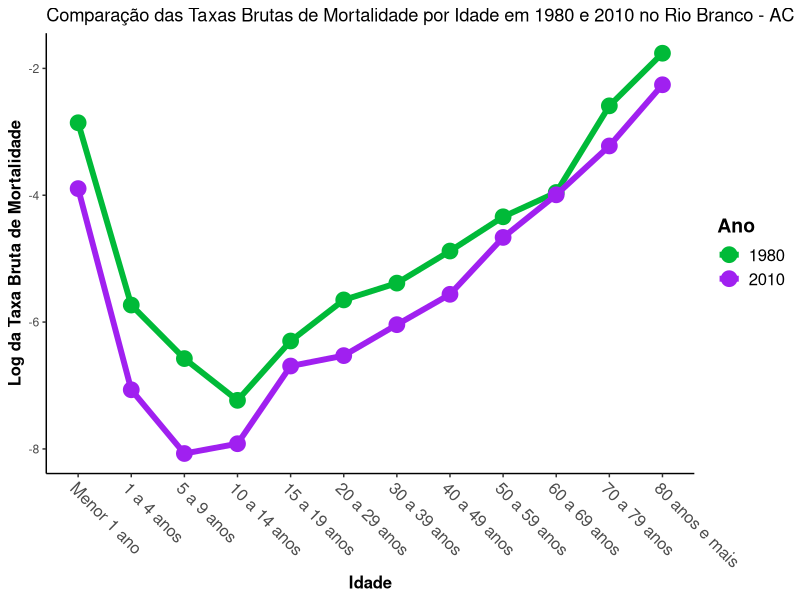
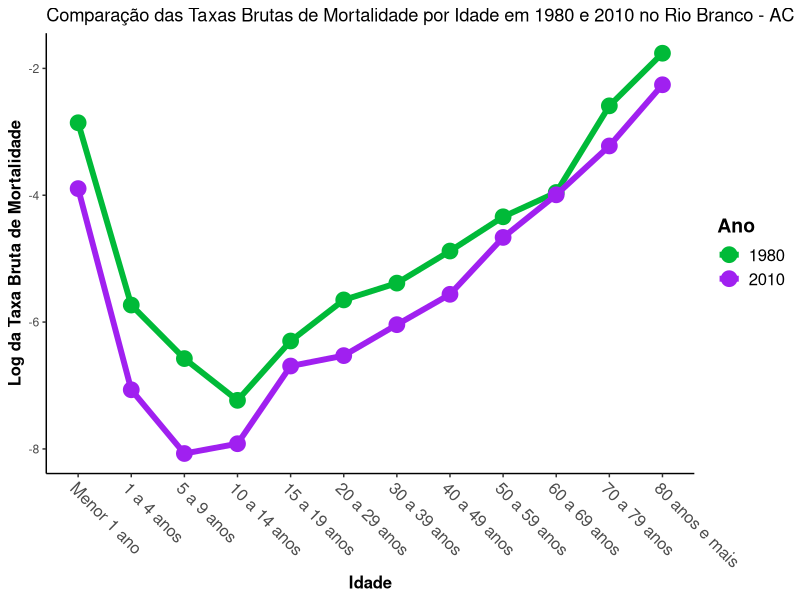

These charts were generated, in order, by the following R code:
## ---- chunk 1
pop1980 = read.csv("rb1980_pop_sexo.csv", skip = 5,
                   sep = ";", header = FALSE, nrows = 3)

pop2010 = read.csv("rb2010_pop_sexo.csv", skip = 5,
                   sep = ";", header = FALSE, nrows = 3)

mort1980 = read.csv("rb1980_mortes_idade.csv", skip = 5,
                   sep = ";", header = FALSE, nrows = 14)

mort2010 = read.csv("rb2010_mortes_idade.csv", skip = 5,
                   sep = ";", header = FALSE, nrows = 13)

cens1980 = read.csv("rb1980_cens.csv", skip = 5,
                   sep = ";", header = FALSE, nrows = 14)

cens2010 = read.csv("rb2010_cens.csv", skip = 5,
                   sep = ";", header = FALSE, nrows = 13)
## ---- chunk 2
TMI1980 = mort1980[1,2]/cens1980[1,2] * 1000
TMI2010 = mort2010[1,2]/cens2010[1,2] * 1000
## ---- chunk 3
TM51980 = (mort1980[1,2] + mort1980[2,2])/(cens1980[1,2] + cens1980[2,2]) * 1000
TM52010 = (mort2010[1,2] + mort2010[2,2])/(cens2010[1,2] + cens2010[2,2]) * 1000
## ---- chunk 4
TBM1980 = mort1980[14,2]/cens1980[14,2] * 1000
TBM2010 = mort2010[13,2]/cens2010[13,2] * 1000
## ---- chunk 5
TEM1980 = mort1980[1:12,2]/cens1980[1:12,2]
TEM2010 = mort2010[1:12,2]/cens2010[1:12,2]
## ---- chunk 6
data.frame(ANO = c(1980, 2010), TMI = c(TMI1980, TMI2010), TM5 = c(TM51980, TM52010), TBM = c(TBM1980, TBM2010))

data.frame(TEM1980, TEM2010)
## ---- chunk 7
library(ggplot2)
## ---- chunk 8
Faixa_Etaria = c("Menor 1 ano", "1 a 4 anos", "5 a 9 anos", "10 a 14 anos", 
                 "15 a 19 anos", "20 a 29 anos", "30 a 39 anos", "40 a 49 anos", 
                 "50 a 59 anos", "60 a 69 anos", "70 a 79 anos", "80 anos e mais")

df_mort1980 = data.frame(mort1980[1:12,1] |> unlist(), log(mort1980[1:12,2]/cens1980[1:12,2]))
df_mort2010 = data.frame(mort2010[1:12,1] |> unlist(), log(mort2010[1:12,2]/cens2010[1:12,2]))
colnames(df_mort1980) = c("X1", "Y1")
colnames(df_mort2010) = c("X2", "Y2")
df_mort1980$Ano = "1980"
df_mort2010$Ano = "2010"
df_mort1980$X1 = factor(df_mort1980$X1, levels = Faixa_Etaria)
df_mort2010$X2 = factor(df_mort2010$X2, levels = Faixa_Etaria)

ordem_cores = c("1980" = "#00BA38", "2010" = "#A020F0")

plot1 = ggplot()+
  geom_point(data = df_mort1980, aes(x = X1, y = Y1, color = Ano), size = 5)+
  geom_line(data = df_mort1980, aes(x = 1:12, y = Y1, color = Ano), linewidth = 2)+
  geom_point(data = df_mort2010, aes(x = X2, y = Y2, color = Ano), size = 5)+
  geom_line(data = df_mort2010, aes(x = 1:12, y = Y2, color = Ano), size = 2)+
  labs(x = "Idade", y = "Log da Taxa Bruta de Mortalidade",
       title = "Comparação das Taxas Brutas de Mortalidade por Idade em 1980 e 2010 no Rio Branco - AC")+
  theme_classic()+
  scale_color_manual(name = "Ano",values = ordem_cores)+
  theme(axis.text.x = element_text(size = 12,
                                   angle = -45, hjust = 0),
        axis.title.y = element_text(face = "bold", size = 12),
        axis.title.x = element_text(face = "bold", size = 12),
        legend.text = element_text(size = 12),
        legend.title = element_text(size = 14, face = "bold"))

plot1
## ---- chunk 9
cens_sexo1980 = read.csv("rb1980_censo_sexo.csv", skip = 5,
                   sep = ";", header = FALSE, nrows = 14)

cens_sexo2010 = read.csv("rb2010_censo_sexo.csv", skip = 5,
                   sep = ";", header = FALSE, nrows = 13)

mort_sexo1980 = read.csv("rb1980_mort_sexo.csv", skip = 5,
                   sep = ";", header = FALSE, nrows = 14)

mort_sexo2010 = read.csv("rb2010_mort_sexo.csv", skip = 5,
                   sep = ";", header = FALSE, nrows = 13)
## ---- chunk 10
TEM1980F = as.numeric(mort_sexo1980[1:12,3])/cens_sexo1980[1:12,3] * 1000
TEM1980M = mort_sexo1980[1:12,2]/cens_sexo1980[1:12,2] * 1000

TEM2010F = as.numeric(mort_sexo2010[1:12,3])/cens_sexo2010[1:12,3] * 1000
TEM2010M = mort_sexo2010[1:12,2]/cens_sexo2010[1:12,2] * 1000

df_tem1980 = data.frame(TEM1980F, TEM1980M)
df_tem2010 = data.frame(TEM2010F, TEM2010M)

df_tem1980
df_tem2010
## ---- chunk 11
brasil_censo = read.csv("censo2010.csv", skip = 4,
                   sep = ";", header = FALSE, nrows = 12)

brasil_mortes = read.csv("morte2010.csv", skip = 4,
                   sep = ";", header = FALSE, nrows = 12)
## ---- chunk 12
ObitosEsperados1980 = TEM1980*brasil_censo[,3]

TBM1980PADRAO = sum(ObitosEsperados1980)/sum(brasil_censo[,3]) * 1000

ObitosEsperados2010 = TEM2010*brasil_censo[,3]

TBM2010PADRAO = sum(ObitosEsperados2010)/sum(brasil_censo[,3]) * 1000

data.frame(ANO = c(1980, 2010), TMI = c(TMI1980, TMI2010),
           TM5 = c(TM51980, TM52010), TBM = c(TBM1980, TBM2010),
           TBMPADRAO = c(TBM1980PADRAO, TBM2010PADRAO))
## ---- chunk 13
df_padrao1980 = df_mort1980
df_padrao2010 = df_mort2010

df_padrao1980$Y1 = log(ObitosEsperados1980/brasil_censo[,3])
df_padrao2010$Y1 = log(ObitosEsperados2010/brasil_censo[,3])

plot2 = ggplot()+
  geom_point(data = df_padrao1980, aes(x = X1, y = Y1, color = Ano), size = 5)+
  geom_line(data = df_padrao1980, aes(x = 1:12, y = Y1, color = Ano), linewidth = 2)+
  geom_point(data = df_padrao2010, aes(x = X2, y = Y2, color = Ano), size = 5)+
  geom_line(data = df_padrao2010, aes(x = 1:12, y = Y2, color = Ano), size = 2)+
  labs(x = "Idade", y = "Log da Taxa Bruta de Mortalidade",
       title = "Comparação das Taxas Brutas de Mortalidade por Idade em 1980 e 2010 no Rio Branco - AC")+
  theme_classic()+
  scale_color_manual(name = "Ano",values = ordem_cores)+
  theme(axis.text.x = element_text(size = 12,
                                   angle = -45, hjust = 0),
        axis.title.y = element_text(face = "bold", size = 12),
        axis.title.x = element_text(face = "bold", size = 12),
        legend.text = element_text(size = 12),
        legend.title = element_text(size = 14, face = "bold"))

plot2
